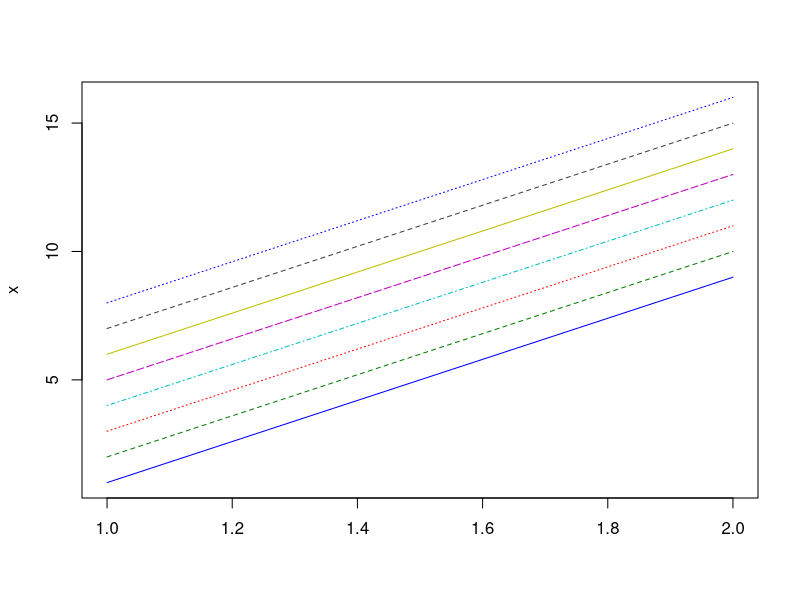

Write the R code that produced this figure.
library(matlab)


### Name: multiline.plot.colors
### Title: MATLAB multiline plot colors
### Aliases: multiline.plot.colors
### Keywords: color

### ** Examples

require(graphics)
x <- matrix(1:16, nrow=2, byrow=TRUE)
matplot(x, type="l", col=multiline.plot.colors())
